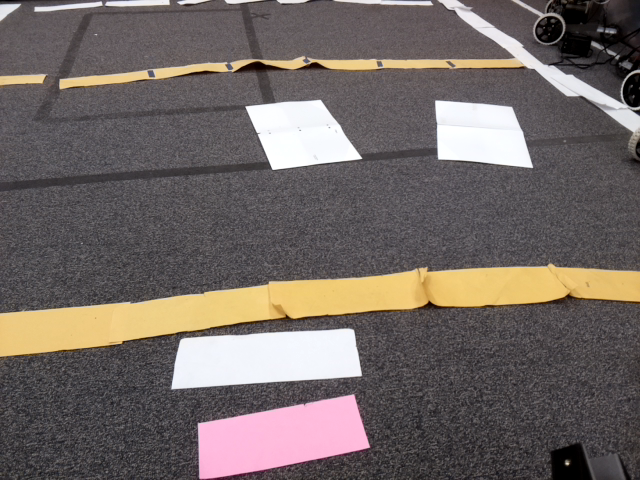
#> input picture image-.png, 640 x 480 px
$ python get_hsv_vals.py
#> lines starting #> are read from the running program, lines starting #| are printed output that depends on the picture
import numpy as np
import cv2 as cv

cv.namedWindow("original", cv.WINDOW_NORMAL)
cv.namedWindow("hsv", cv.WINDOW_NORMAL)
cv.namedWindow("filter", cv.WINDOW_NORMAL)
cv.namedWindow("hsv ice img", cv.WINDOW_NORMAL)

img = cv.imread('image-.png')# 'hand-imag2e.png')
#> img is the input picture: shape (480, 640, 3); mean B, G, R 100.3, 103.7, 113
yellow_img = cv.imread('yellow.png')
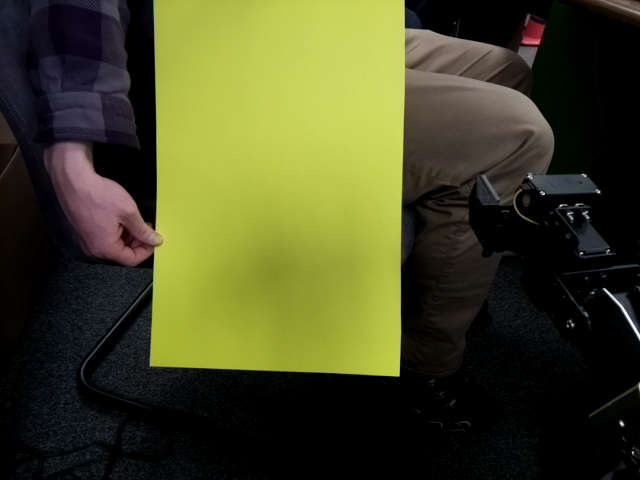
#> input picture yellow.png, 640 x 480 px
#> yellow_img is the input picture: shape (480, 640, 3); mean B, G, R 35.4, 70.5, 68.5
green_img = cv.imread('green.png')
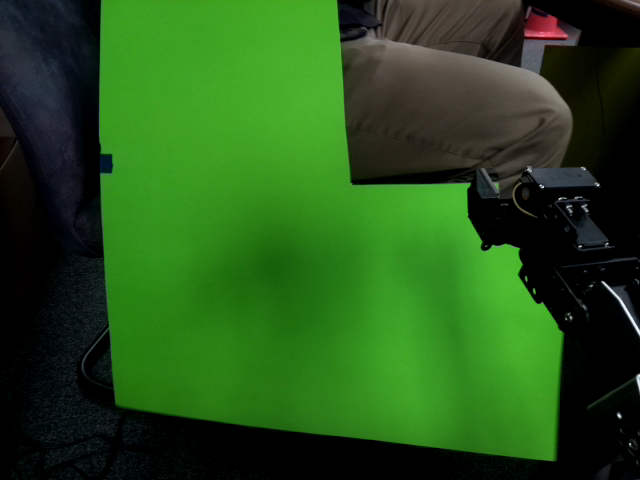
#> input picture green.png, 640 x 480 px
#> green_img is the input picture: shape (480, 640, 3); mean B, G, R 25, 82.5, 36.9
hsv_ice_img = cv.cvtColor(yellow_img, cv.COLOR_BGR2HSV)
#> hsv_ice_img: shape (480, 640, 3); mean H, S, V 45.4, 110.6, 74.1
thresh = green_img

img = cv.imread('image.png')# 'hand-imag2e.png')
#> (the run stopped early here; a loop or call above may not have finished)
